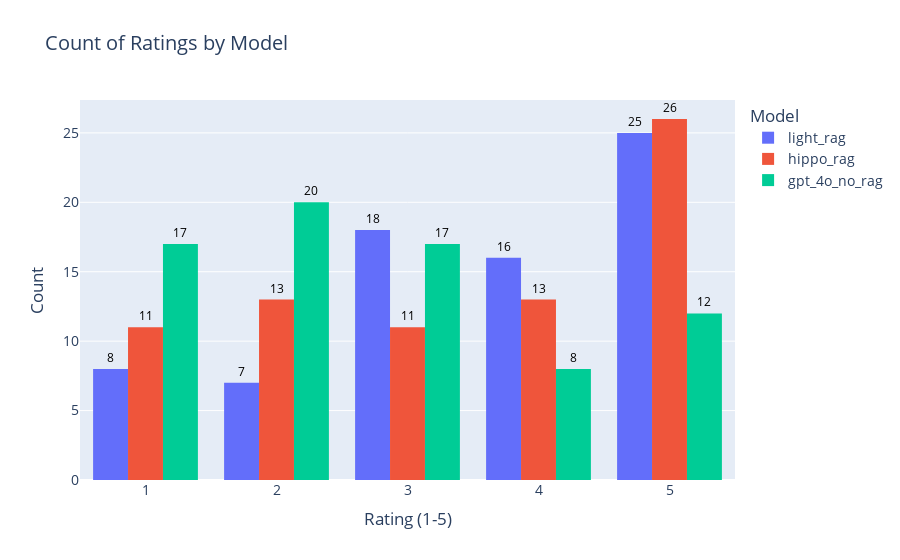

The code cell stored with this chart in its notebook:
### Code cell
fig = px.bar(new_df, x=new_df.index, y=new_df.columns, barmode='group', title='Count of Ratings by Model')
fig.update_layout(
    xaxis_title='Rating (1-5)',
    yaxis_title='Count',
    legend_title_text='Model'
)
fig.update_traces(texttemplate='%{value}', textposition='outside')
fig.update_traces(textfont_size=12)
fig.update_traces(marker=dict(line=dict(width=0)))  # remove the lines around the bars
fig.update_traces(textfont_color='black')  # set the text color to black
fig.update_traces(textposition='outside')  # set the text position to outside
fig.update_traces(textfont=dict(size=12))  # set the text font size
# increase the size of the text
fig.update_layout(font=dict(size=14))

### Figure 1 — Plotly figure (JSON) as saved in the notebook; plotly's stock layout.template omitted (floating-point values rounded to 4 significant figures)
{"data": [{"alignmentgroup": "True", "hovertemplate": "variable=light_rag<br>rating=%{x}<br>value=%{y}<extra></extra>", "legendgroup": "light_rag", "marker": {"color": "#636efa", "line": {"width": 0}, "pattern": {"shape": ""}}, "name": "light_rag", "offsetgroup": "light_rag", "orientation": "v", "showlegend": true, "textfont": {"color": "black", "size": 12}, "textposition": "outside", "texttemplate": "%{value}", "type": "bar", "x": ["1", "2", "3", "4", "5"], "xaxis": "x", "y": [8, 7, 18, 16, 25], "yaxis": "y"}, {"alignmentgroup": "True", "hovertemplate": "variable=hippo_rag<br>rating=%{x}<br>value=%{y}<extra></extra>", "legendgroup": "hippo_rag", "marker": {"color": "#EF553B", "line": {"width": 0}, "pattern": {"shape": ""}}, "name": "hippo_rag", "offsetgroup": "hippo_rag", "orientation": "v", "showlegend": true, "textfont": {"color": "black", "size": 12}, "textposition": "outside", "texttemplate": "%{value}", "type": "bar", "x": ["1", "2", "3", "4", "5"], "xaxis": "x", "y": [11, 13, 11, 13, 26], "yaxis": "y"}, {"alignmentgroup": "True", "hovertemplate": "variable=gpt_4o_no_rag<br>rating=%{x}<br>value=%{y}<extra></extra>", "legendgroup": "gpt_4o_no_rag", "marker": {"color": "#00cc96", "line": {"width": 0}, "pattern": {"shape": ""}}, "name": "gpt_4o_no_rag", "offsetgroup": "gpt_4o_no_rag", "orientation": "v", "showlegend": true, "textfont": {"color": "black", "size": 12}, "textposition": "outside", "texttemplate": "%{value}", "type": "bar", "x": ["1", "2", "3", "4", "5"], "xaxis": "x", "y": [17, 20, 17, 8, 12], "yaxis": "y"}], "layout": {"barmode": "group", "font": {"size": 14}, "legend": {"title": {"text": "Model"}, "tracegroupgap": 0}, "title": {"text": "Count of Ratings by Model"}, "xaxis": {"anchor": "y", "domain": [0, 1], "title": {"text": "Rating (1-5)"}}, "yaxis": {"anchor": "x", "domain": [0, 1], "title": {"text": "Count"}}}}
